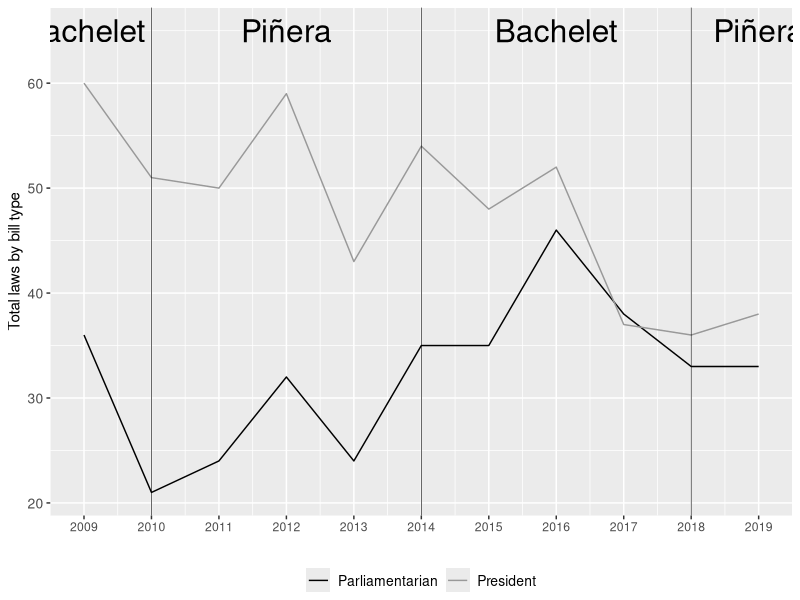
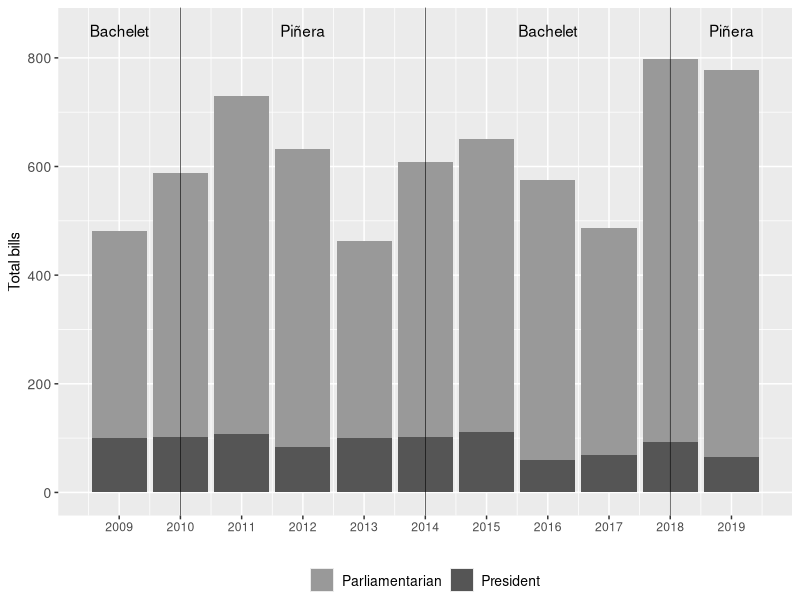
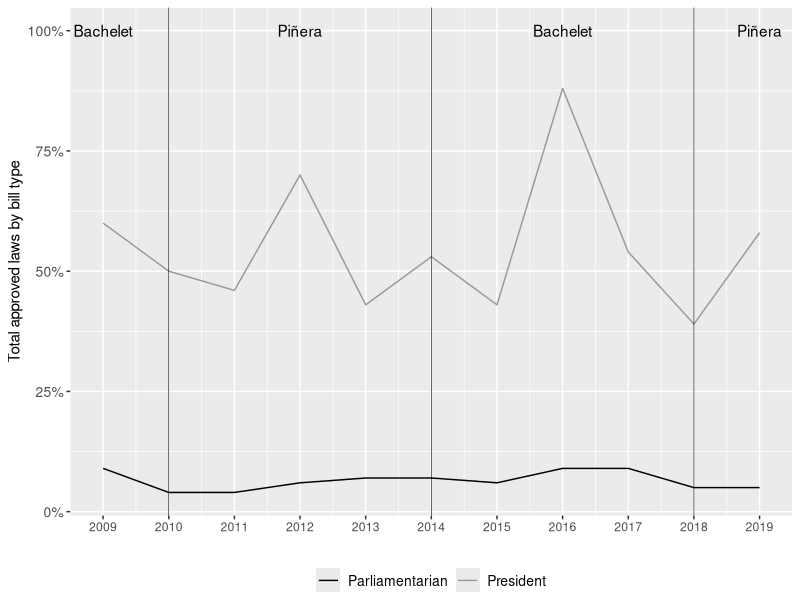

These figures' R source, in order:
library(tidyverse)
library(readxl)
library(ggplot2)
library(dplyr)

scaleFUN <- function(x) sprintf("%.f", x)

leyes <- read_xlsx("estadisticas_legislativas.xlsx",sheet = "leyes") 
leyes %>% 
  ggplot()  + 
  geom_line(mapping=aes(y = mociones, x=año, color ="Parliamentarian")) + 
  geom_line(mapping=aes(y = mensajes, x=año, color="President")) +
  labs(y = "Total laws by bill type", x="") +
  scale_x_continuous(labels=scaleFUN,breaks = scales::extended_breaks(10)) +
  scale_color_manual(values = c(
    'Parliamentarian' = 'black',
    'President' = '#999999')) +
  labs(color = '') +
  theme(axis.text.y = element_text(size = 10), axis.title.x = element_text(size = 10),
        legend.title = element_blank(), legend.position="bottom", 
        legend.margin=margin(), legend.box="vertical",
        legend.text =  element_text(size = 10), strip.text=element_text(size=10)) +
  
  geom_vline(size=0.2, xintercept = 2010) +
  geom_vline(size=0.2, xintercept = 2014) +
  geom_vline(size=0.2, xintercept = 2018) +
# Add the annotations
  annotate("text", x = (2009 ), y = 65, label = "Bachelet", size=8) +
  annotate("text", x = (2012), y = 65, label = "Piñera", size=8) +
  annotate("text", x = (2016), y = 65, label = "Bachelet", size=8)+
  annotate("text", x = (2019), y = 65, label = "Piñera", size=8)

##--------- grafico proyectos

proyectos <- read_xlsx("estadisticas_legislativas.xlsx", sheet = "proyectos") 
proyectos %>% 
  ggplot( aes(x=año, y = total, fill=tipo)) + 
  
  geom_bar(position="stack", stat="identity") + 
  
 
  scale_fill_manual(values = c("#999999", "#555555")) +
  labs(y = "Total bills", x="") +
  scale_x_continuous(labels=scaleFUN,breaks = scales::extended_breaks(10)) +
  theme(axis.text.y = element_text(size = 10), axis.title.x = element_text(size = 10),
        legend.title = element_blank(), legend.position="bottom", 
        legend.margin=margin(), legend.box="vertical",
        legend.text =  element_text(size = 10), strip.text=element_text(size=10)) +
  
  geom_vline(size=0.2, xintercept = 2010) +
  geom_vline(size=0.2, xintercept = 2014) +
  geom_vline(size=0.2, xintercept = 2018) +
  # Add the annotations
  annotate("text", x = (2009 ), y = 850, label = "Bachelet") +
  annotate("text", x = (2012), y = 850, label = "Piñera") +
  annotate("text", x = (2016), y = 850, label = "Bachelet")+
  annotate("text", x = (2019), y = 850, label = "Piñera")


#### ----- aprobados

aprobados <- read_xlsx("estadisticas_legislativas.xlsx",sheet = "aprobados") 
aprobados %>% 
  ggplot()  + 
  geom_line(mapping=aes(y = mociones, x=año, color ="Parliamentarian")) + 
  geom_line(mapping=aes(y = mensajes, x=año, color="President")) +
  labs(y = "Total approved laws by bill type", x="") +
  scale_x_continuous(labels=scaleFUN,breaks = scales::extended_breaks(10)) +
  scale_y_continuous(labels = scales::percent) +
  scale_color_manual(values = c(
    'Parliamentarian' = 'black',
    'President' = '#999999')) +
  labs(color = '') +
  theme(axis.text.y = element_text(size = 10), axis.title.x = element_text(size = 10),
        legend.title = element_blank(), legend.position="bottom", 
        legend.margin=margin(), legend.box="vertical",
        legend.text =  element_text(size = 10), strip.text=element_text(size=10)) +
  geom_vline(size=0.2, xintercept = 2010) +
  geom_vline(size=0.2, xintercept = 2014) +
  geom_vline(size=0.2, xintercept = 2018) +
  # Add the annotations
  annotate("text", x = (2009 ), y = 1, label = "Bachelet") +
  annotate("text", x = (2012), y = 1, label = "Piñera") +
  annotate("text", x = (2016), y = 1, label = "Bachelet")+
  annotate("text", x = (2019), y = 1, label = "Piñera")

